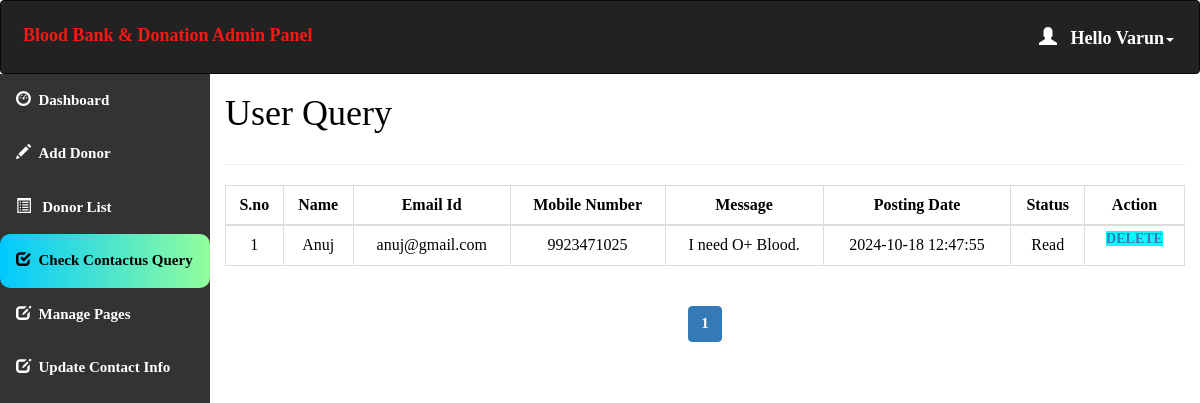
Page /admin/query.php (signed in) on the committed database.
### tables this page shows
create table contact_query(
query_id int auto_increment Not Null,
query_name varchar(100) NOT NULL,
query_mail varchar(120) NOT NULL,
query_number char(11) NOT NULL,
query_message longtext NOT NULL,
query_date timestamp NOT NULL DEFAULT CURRENT_TIMESTAMP,
query_status int(11) DEFAULT NULL,
Primary key(query_id)
);

### admin/query.php (the view, shortened to what this page needs)
<html>
<head>
  <link rel="stylesheet" href="https://maxcdn.bootstrapcdn.com/bootstrap/3.4.1/css/bootstrap.min.css">
</head>
<?php
include 'conn.php';
  if (isset($_SESSION['loggedin']) && $_SESSION['loggedin'] == true) {
  ?>
<body style="color:black">
<div id="header">
<?php include 'header.php';
?>
</div>
<div id="sidebar">
<?php $active="query"; include 'sidebar.php'; ?>
</div>
<div id="content" >
  <div class="content-wrapper">
    <div class="container-fluid">
      <div class="row">
        <div class="col-md-12 lg-12 sm-12">
          <h1 class="page-title">User Query</h1>
        </div>
      </div>
      <hr>
      <?php
        include 'conn.php';
          $limit = 10;
          if(isset($_GET['page'])){
            $page = $_GET['page'];
          }else{
            $page = 1;
          }
          $offset = ($page - 1) * $limit;
          $count=$offset+1;
        $sql= "select * from contact_query LIMIT {$offset},{$limit}";
        $result=mysqli_query($conn,$sql);
        if(mysqli_num_rows($result)>0)   {
       ?>
       <div class="table-responsive">
      <table class="table table-bordered" style="text-align:center">
          <thead style="text-align:center">
          <th style="text-align:center">S.no</th>
          <th style="text-align:center">Name</th>
          <th style="text-align:center">Email Id</th>
          <th style="text-align:center">Mobile Number</th>
          <th style="text-align:center">Message</th>
          <th style="text-align:center">Posting Date</th>
          <th style="text-align:center">Status</th>
          <th style="text-align:center">Action</th>
          </thead>
          <tbody>
            <?php
            while($row = mysqli_fetch_assoc($result)) { ?>
          <tr>
                  <td><?php echo $count++; ?></td>
                  <td><?php echo $row['query_name']; ?></td>
                  <td><?php echo $row['query_mail']; ?></td>
                  <td><?php echo $row['query_number']; ?></td>
                  <td><?php echo $row['query_message']; ?></td>
                  <td><?php echo $row['query_date']; ?></td>
                  <?php if($row['query_status']==1)
{
?><td>Read<br></td>
<?php } else {?>
<td><a href="change_query_status.php?id=<?php echo $row['query_id'];?>" onclick="clickme()"><b id="demo">Pending</b></a><br>
</td>
<?php } ?>
                    <td id="he" style="width:100px">
                    <a style="background-color:aqua" href='delete_query.php?id=<?php echo $row['query_id']; ?>'> Delete </a>
                </td>
              </tr>
            <?php } ?>
          </tbody>
      </table>
    </div>
    <?php } ?>
    <div class="table-responsive"style="text-align:center;align:center">
        <?php
        $sql1 = "SELECT * FROM contact_query";
        $result1 = mysqli_query($conn, $sql1) or die("Query Failed.");
        if(mysqli_num_rows($result1) > 0){
          $total_records = mysqli_num_rows($result1);
          $total_page = ceil($total_records / $limit);
          echo '<ul class="pagination admin-pagination">';
          for($i = 1; $i <= $total_page; $i++){
            if($i == $page){
              $active = "active";
            }else{
              $active = "";
            }
            echo '<li class="'.$active.'"><a href="query.php?page='.$i.'">'.$i.'</a></li>';
          }
          echo '</ul>';
        }
        ?>
        </div>
      </div>
    </div>
   <?php }
    ?>
</body>
</html>

### admin/header.php (shortened to what this page needs)
<!DOCTYPE html>
<html>
<head>
  <link rel="stylesheet" href="https://maxcdn.bootstrapcdn.com/bootstrap/3.4.1/css/bootstrap.min.css">
</head>
<body>
<nav class="navbar navbar-inverse">
  <div class="container-fluid">
    <div class="navbar-header">
      <a class="navbar-brand" id="qq" href="dashboard.php" style="color:#F51A14;">Blood Bank & Donation Admin Panel</a>
    </div>
    <ul class="nav navbar-nav navbar-right">
      <li class="dropdown"><a class="dropdown-toggle" id="qw" data-toggle="dropdown" href="#" style="font-weight:bold;color:white "> <span class="glyphicon glyphicon-user"></span>&nbsp&nbsp
        <?php
        include 'conn.php';
        $username=$_SESSION['username'];
        $sql="select * from admin_info where admin_username='$username'";
        $result=mysqli_query($conn,$sql) or die("query failed.");
        $row=mysqli_fetch_assoc($result);
        echo "Hello ".$row['admin_name'];
       ?><span class="caret"></span></a>
    </li>
    </ul>
  </div>
</nav>
</body></html>

### admin/query.php (style rules this page uses)
#sidebar { position:relative;margin-top:-20px }
#content { position:relative;margin-left:210px }
#he { font-size: 14px; font-weight: 600; text-transform: uppercase; padding: 3px 7px; color: #fff; text-decoration: none; border-radius: 3px; align:center }

### admin/header.php (style rules this page uses)
.navbar { background-color: #333333 ; padding: 10px 10px; color:#FF0404 ; }
.navbar a { float: left; color: white; text-align: center; padding: 12px; text-decoration: none; font-size: 18px; line-height: 25px; }
.navbar-brand { font-size: 25px; font-weight: bold; }
.navbar a { float: none; display: block; text-align: left; }
.navbar-right { float: none; }

### admin/sidebar.php (style rules this page uses)
body { margin: 0; font-family: 'Averia Gruesa Libre';font-size: 15px; color:#F8F9F9; }

### rows in the picture
contact_query: query_name "Anuj", query_mail "anuj@gmail.com", query_number "9923471025", query_message "I need O+ Blood.", query_date "2024-10-18 12:47:55", query_status "Read"

### other values in the picture
$row['admin_name'] "Varun"
